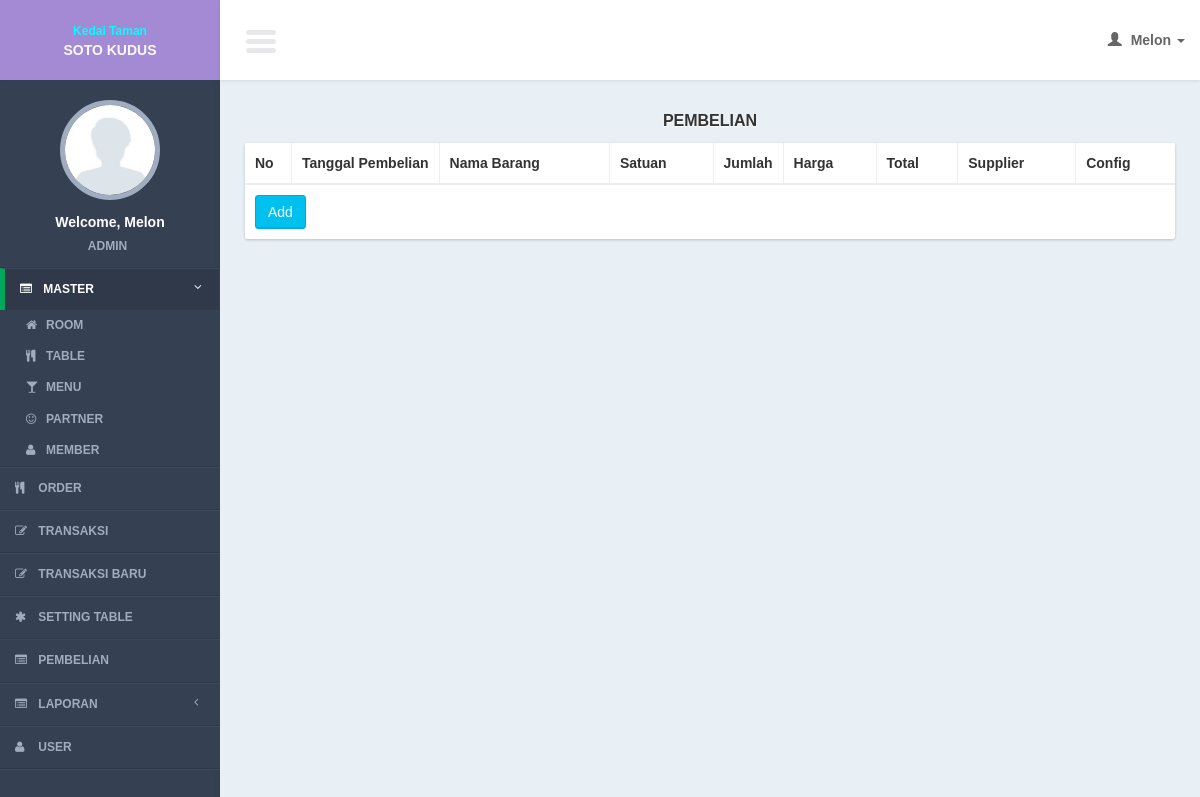
/controllers/purchase.php (signed in), run on an earlier commit of the app's database.
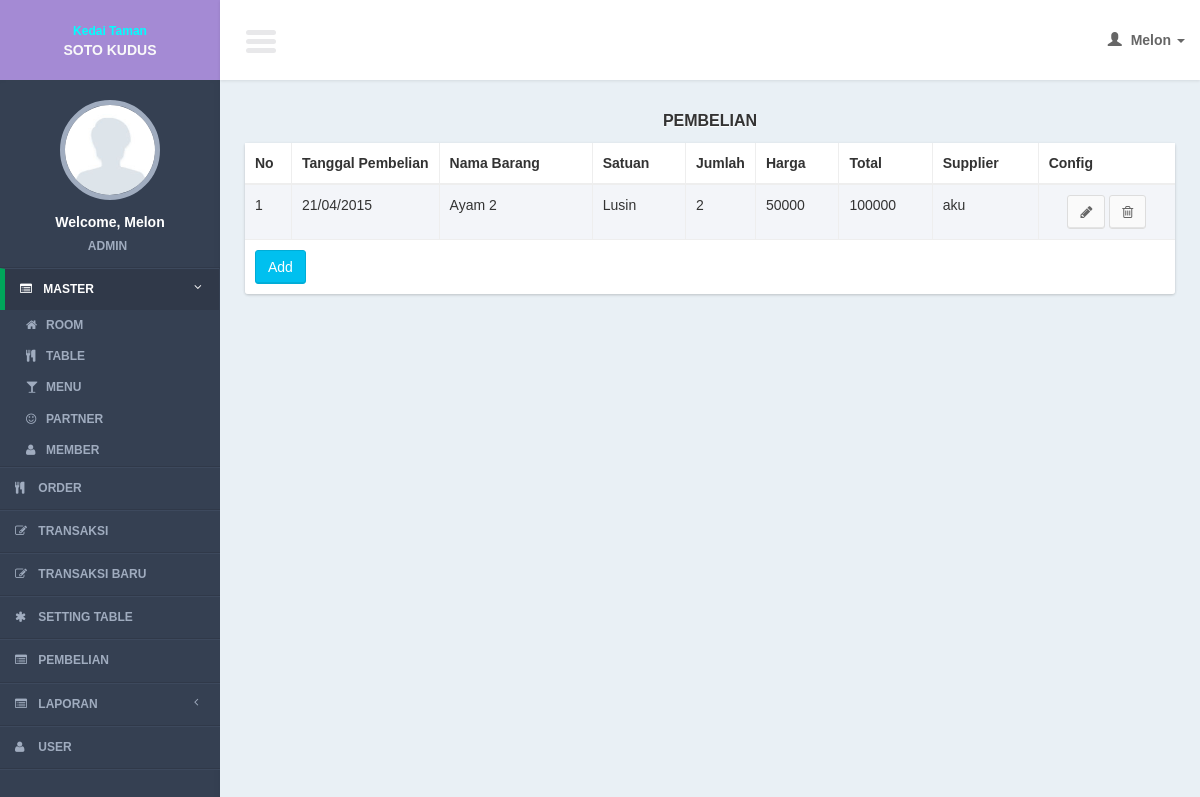
And on a later commit of the database.
### tables this page shows
CREATE TABLE IF NOT EXISTS `purchases` (
`purchase_id` int(11) NOT NULL,
  `purchase_date` date NOT NULL,
  `purchase_name` varchar(50) NOT NULL,
  `unit_id` int(11) NOT NULL,
  `purchase_qty` int(11) NOT NULL,
  `purchase_price` int(11) NOT NULL,
  `purchase_total` int(11) NOT NULL,
  `supplier_id` int(11) NOT NULL
);

CREATE TABLE IF NOT EXISTS `units` (
`unit_id` int(11) NOT NULL,
  `unit_name` varchar(20) NOT NULL
);

CREATE TABLE IF NOT EXISTS `suppliers` (
`supplier_id` int(11) NOT NULL,
  `supplier_name` varchar(50) NOT NULL,
  `supplier_phone` int(11) NOT NULL,
  `supplier_addres` varchar(100) NOT NULL
);

### models/purchase_model.php (called while the page is built, shortened)
<?php
function select(){
	$query = mysql_query("select a.* , b.supplier_name,c.unit_name
							from purchases a
							join suppliers b on b.supplier_id = a.supplier_id
							join units c on c.unit_id = a.unit_id
							order by purchase_id");
	return $query;
}
?>

### lib/function.php (called while the page is built, shortened)
<?php
function get_header($title = ""){
	include '../views/layout/header.php';
}
function get_footer($query_find = 0){
	include '../views/layout/footer.php';
}
function format_date($date){
	if($date == "0000-00-00"){
		return "-";
	}else{
		$date = explode("-", $date);
		$new_date = $date[2]."/".$date[1]."/".$date[0];
		return $new_date;
	}
}
	?>

### views/purchase/list.php (the view, shortened to what this page needs)
     <section class="content">
         <div class="row">
             <div class="col-xs-12">
                  <div class="title_page"> <?= $title ?></div>
                 <div class="box">
                     <div class="box-body2 table-responsive">
                         <table id="example1" class="table table-bordered table-striped">
                             <thead>
                                 <tr>
                                 	<th width="5%">No</th>
                                 	<th width="5%">Tanggal Pembelian</th>
                                     <th>Nama Barang</th>
                                     <th>Satuan</th>
                                     <th width="5%">Jumlah</th>
                                     <th>Harga</th>
                                     <th>Total</th>
                                     <th>Supplier</th>
                                     <th>Config</th>
                                 </tr>
                             </thead>
                             <tbody>
                                 <?php
                                $no = 1;
  while($row = mysql_fetch_array($query)){
                                 ?>
                                 <tr>
                                 <td><?= $no?></td>
                                    <td><?= format_date($row['purchase_date']); ?></td>
                                     <td><?= $row['purchase_name']?></td>
                                     <td><?= $row['unit_name']?></td>
                                     <td><?= $row['purchase_qty']?></td>
                                     <td><?= $row['purchase_price']?></td>
                                     <td><?= $row['purchase_total']?></td>
                                     <td><?= $row['supplier_name']?></td>
                                   <td style="text-align:center;">
                                         <a href="purchase.php?page=form&id=<?= $row['purchase_id']?>" class="btn btn-default" ><i class="fa fa-pencil"></i></a>
                                         <a href="javascript:void(0)" onclick="confirm_delete(<?= $row['purchase_id']; ?>,'purchase.php?page=delete&id=')" class="btn btn-default" ><i class="fa fa-trash-o"></i></a>
                                     </td>
                                 </tr>
                                 <?php
$no++;
                                 }
                                 ?>
                             </tbody>
                               <tfoot>
                                 <tr>
                                     <td colspan="9"><a href="<?= $add_button ?>" class="btn btn-info " >Add</a></td>
                                 </tr>
                             </tfoot>
                         </table>
                     </div>
                 </div>
             </div>
         </div>
     </section>

What changed in the data, as far as the page shows it:
added purchases: purchase_date "21/04/2015", purchase_name "Ayam 2", unit.unit_name "Lusin", purchase_qty "2", purchase_price "50000", purchase_total "100000", supplier.supplier_name "aku"
